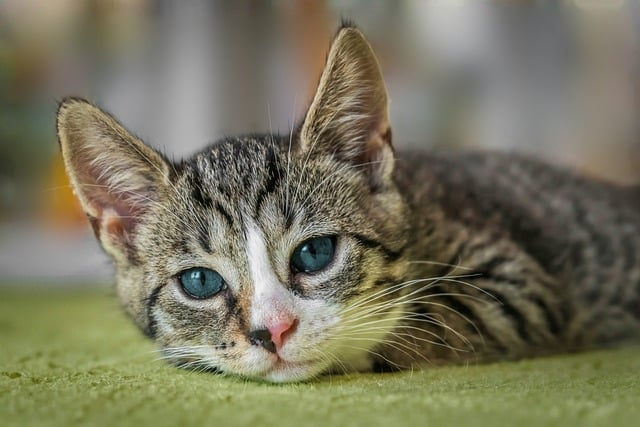
#> input picture european-shorthair-8601492_640.jpg, 640 x 427 px, found by its file name
$ python contour.py
#> lines starting #> are read from the running program, lines starting #| are printed output that depends on the picture; after the words box and inside, x2 and y2 are one past the last pixel; in counts of white or black regions, pixels touching at a corner belong together
#Countours are basically the boundaries of objects,the line or curve that joins the continuous points along the boundary of the object
#Mathematically countour and edges are 2 different things
#used in shape analysis annd object detection

import cv2 as cv


img= cv.imread("/Users/lakshmi/U_SECTION/ML/european-shorthair-8601492_640.jpg")
#> img is the input picture: shape (427, 640, 3); mean B, G, R 93.2, 116.1, 119.1
cv.imshow("Image",img)

gray=cv.cvtColor(img,cv.COLOR_BGR2GRAY)
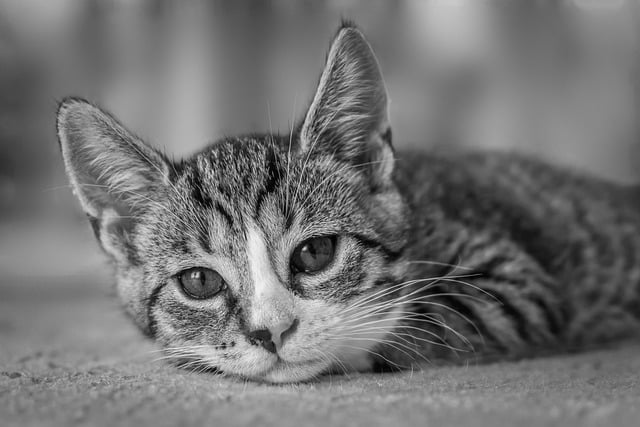
#> gray: shape (427, 640); min 0, max 249, mean 114.4
cv.imshow("Gray",gray)

blur=cv.GaussianBlur(gray,(5,5),cv.BORDER_DEFAULT)
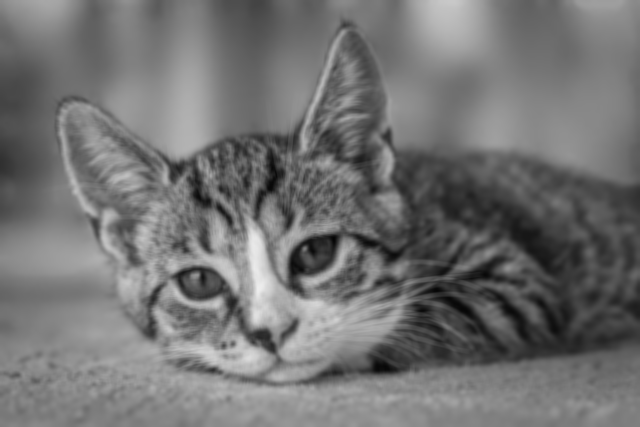
#> blur: shape (427, 640); min 4, max 237, mean 114.4
cv.imshow("Blur",blur)

canny=cv.Canny(blur,125,175)
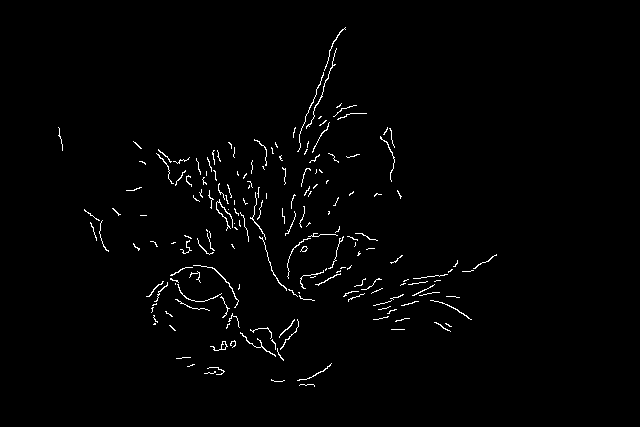
#> canny: shape (427, 640); 1.4% white in thin lines or dots, all inside (x1, y1, x2, y2) = (58, 27, 497, 387)
cv.imshow("Canny Edges",canny)

'''Find contour function which returns 2 values contours and hierarchy
cv.RETR_TREE-->>Hierarchical contours/cv.RETR_EXTERNAL-->>external contours
Contour approximation method cv.CHAIN_APPROX_NONE-->>does nothing returns all the contours, CHAIN_APPROX_SIMPLE--> COMPRESES ALL CONTOURS INTO SIMPLE ONES WHICH MAKE MORE SENSE
    Example: if we have a straight line, then none gives a list of all points on the line while simple takes all the points and compresses it into the end points only
cv.contour looks after the structuring element/edges of a found image and return to values the contours whichis a python list of all the contours found in the image
hierarchies is the hierarchical representation of contour
    Example: if we have a rectangle and a square inside it and a circle inside it then it is the hierarchy c.contour finds the contours'''


contours,hierarchy=cv.findContours(canny,cv.RETR_LIST,cv.CHAIN_APPROX_NONE)
#> contours = 184 contours, 177 with area under 20; largest, box (x1, y1, x2, y2) and area: (210, 341, 228, 351) 36, (221, 341, 227, 350) 28, (193, 265, 239, 308) 24, (300, 246, 308, 252) 22, (216, 199, 233, 231) 20, (240, 332, 276, 357) 20, (306, 48, 337, 129) 20
print(f'{len(contours)} contours found')
#| 184 contours found
'''Blurred images have less edges and thus less contours'''


'''Threshhold is another method to find contours where (threshhold value,mkax value)
This looks at an image and tries to binarise that image.Thus intensity of any pixel below 125 is set to 0,else it is set to white or 255'''
ret,thresh=cv.threshold(gray,125,255,cv.THRESH_BINARY)
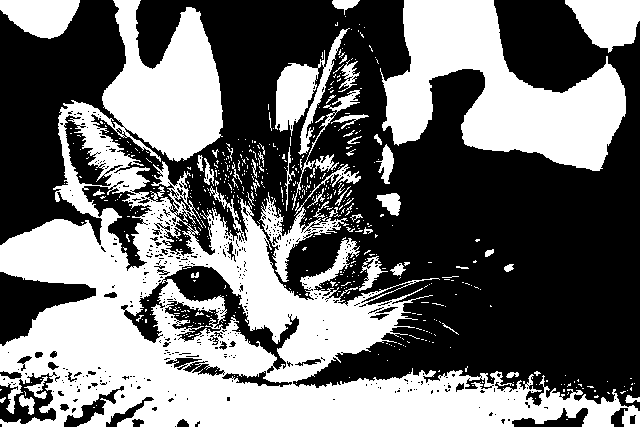
#> thresh: shape (427, 640); 43.2% white; 539 white regions (486 under 20 px)
cv.imshow("Threshhold",thresh)
ontours,hierarchy=cv.findContours(thresh,cv.RETR_LIST,cv.CHAIN_APPROX_NONE)
#> ontours = 1305 contours, 1201 with area under 20; largest, box (x1, y1, x2, y2) and area: (0, 0, 640, 427) 90306, (380, 0, 626, 171) 20854, (162, 265, 300, 371) 3438, (275, 28, 350, 155) 2647, (565, 0, 640, 53) 2580
print(f'{len(contours)} contours found using threshhold')
#| 184 contours found using threshhold

"We can visualize the image using the contours by drawing over the image "

import numpy as np
blank=np.zeros(img.shape,dtype='uint8')

#-1: for all contours, (0,0,255): colour, 2:thickness
cv.drawContours(blank,contours,-1,(0,0,255),2)
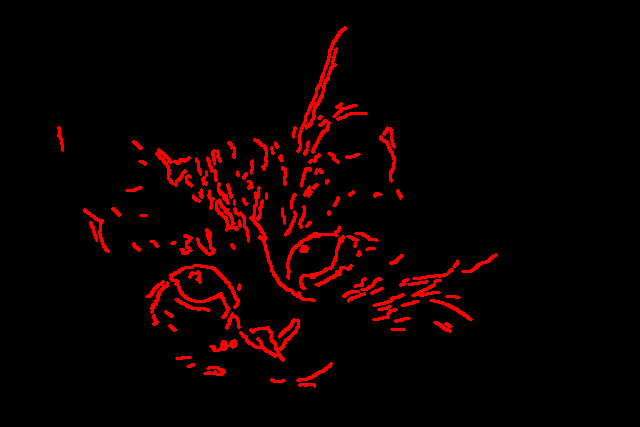
#> blank: shape (427, 640, 3); mean of channels 0, 1, 2 0, 0, 11.5; drawn as B, G, R
cv.imshow('Contours drawn',blank)

cv.waitKey(0)

$ run again, with group.jpeg copied over european-shorthair-8601492_640.jpg
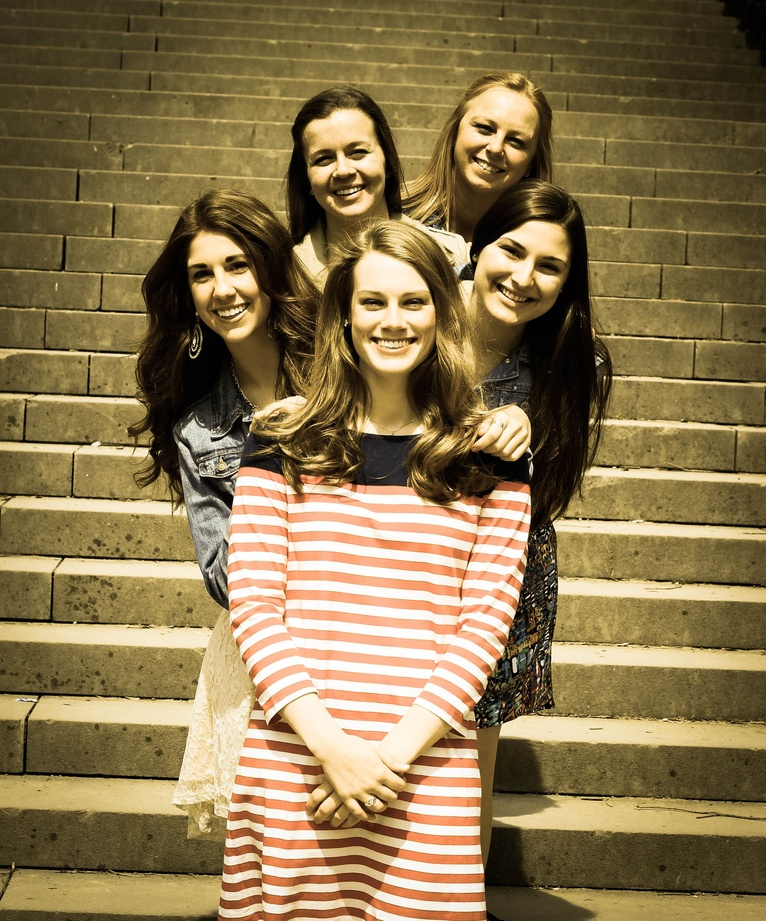
#> input picture group.jpeg, 766 x 921 px, shrunk from 2158 x 2596 before the run, found by its file name
#> img is the input picture: shape (921, 766, 3); mean B, G, R 79.4, 118.6, 139.1
#> `canny=cv.Canny(blur,125,175)`:
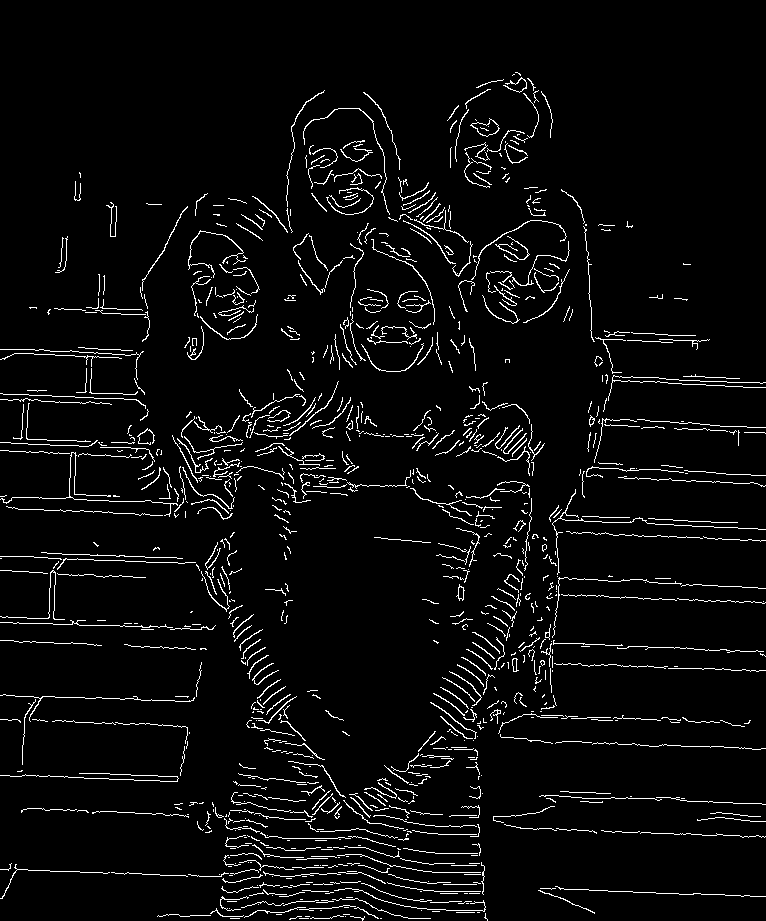
#> canny: shape (921, 766); 4.4% white in thin lines or dots
#> contours = 1056 contours, 1012 with area under 20; largest, box (x1, y1, x2, y2) and area: (470, 118, 500, 137) 264, (471, 119, 499, 137) 246, (456, 584, 465, 601) 64, (458, 586, 464, 600) 56, (512, 658, 519, 672) 48
#| 1056 contours found
#> thresh: shape (921, 766); 41.1% white; 1741 white regions (1615 under 20 px)
#> ontours = 3902 contours, 3622 with area under 20; largest, box (x1, y1, x2, y2) and area: (0, 393, 531, 921) 173515, (545, 376, 766, 713) 32084, (86, 56, 493, 229) 15114, (347, 176, 472, 374) 11407, (492, 794, 766, 837) 7228
#| 1056 contours found using threshhold
#> `cv.drawContours(blank,contours,-1,(0,0,255),2)`:
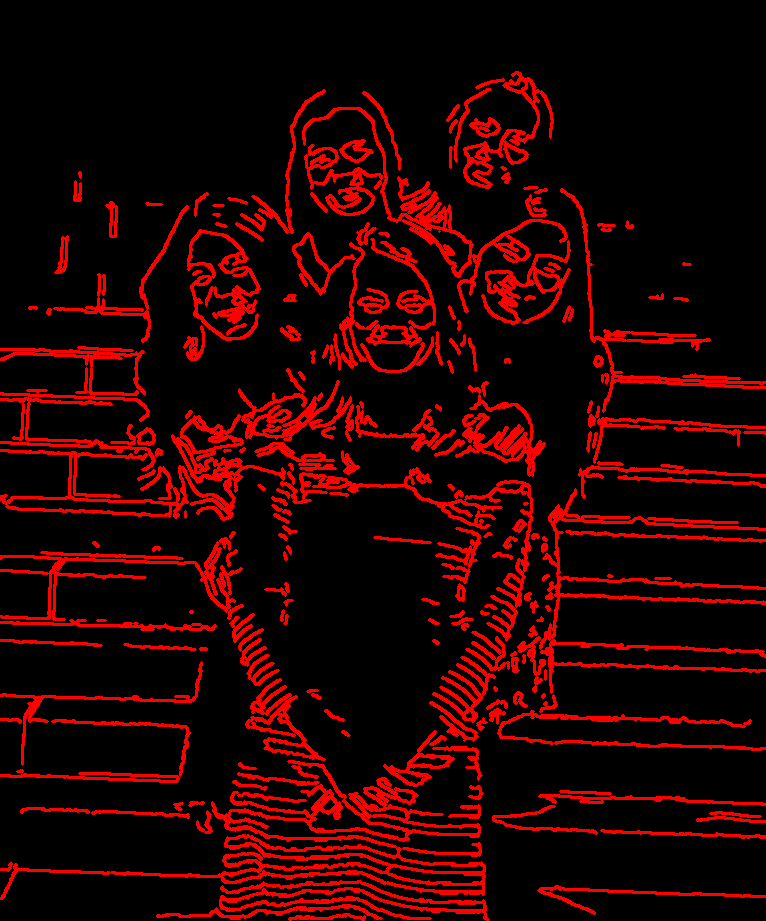
#> blank: shape (921, 766, 3); mean of channels 0, 1, 2 0, 0, 35.8; drawn as B, G, R

$ run again, with people.jpeg copied over european-shorthair-8601492_640.jpg
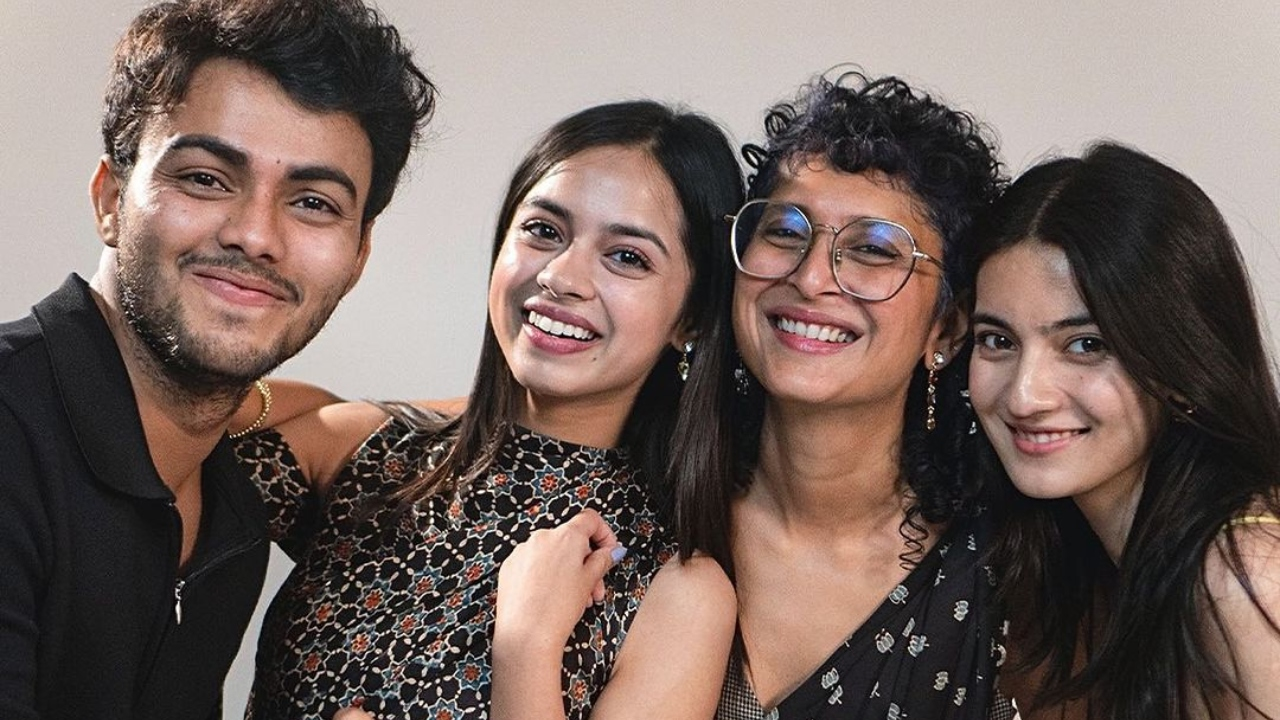
#> input picture people.jpeg, 1280 x 720 px, found by its file name
#> img is the input picture: shape (720, 1280, 3); mean B, G, R 93.6, 99.8, 116.7
#> `canny=cv.Canny(blur,125,175)`:
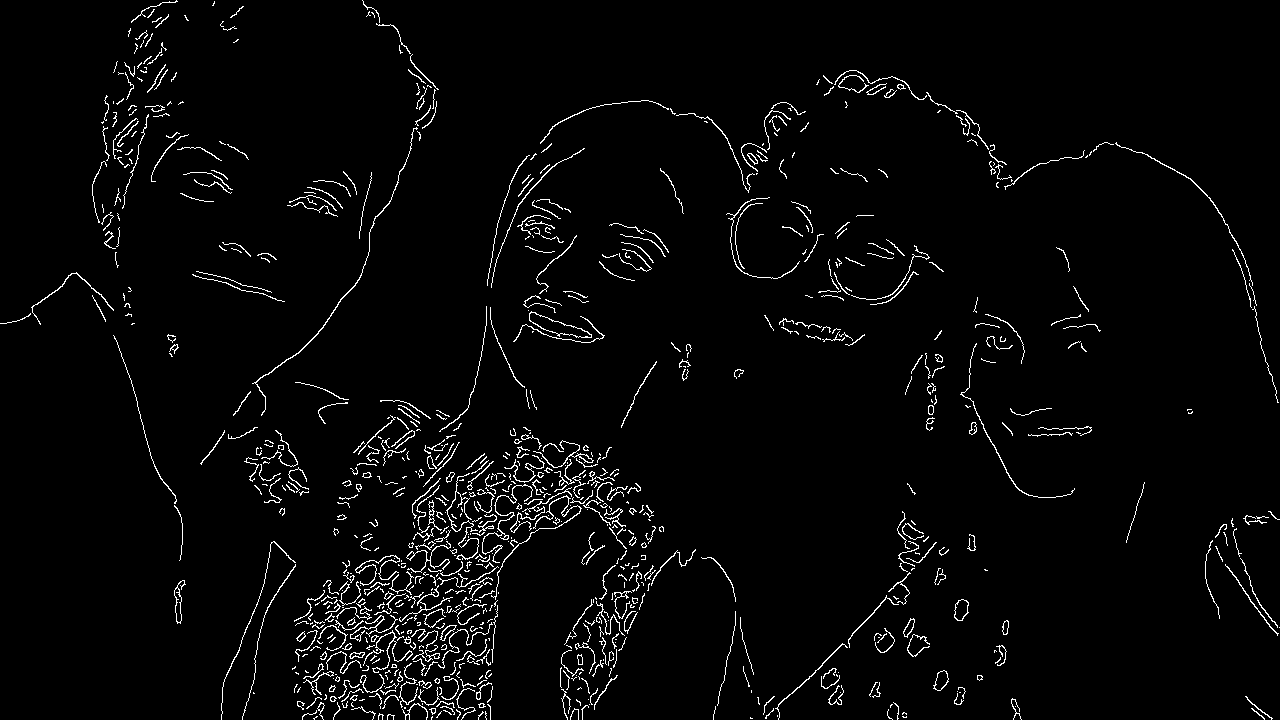
#> canny: shape (720, 1280); 2.9% white in thin lines or dots
#> contours = 915 contours, 786 with area under 20; largest, box (x1, y1, x2, y2) and area: (529, 311, 592, 338) 617, (529, 312, 592, 338) 579, (954, 599, 969, 621) 222, (954, 599, 969, 621) 204, (933, 670, 949, 691) 190
#| 915 contours found
#> thresh: shape (720, 1280); 42.1% white; 1385 white regions (1152 under 20 px)
#> ontours = 2000 contours, 1814 with area under 20; largest, box (x1, y1, x2, y2) and area: (256, 0, 1280, 455) 197186, (0, 0, 364, 361) 72238, (742, 504, 913, 706) 20212, (991, 247, 1141, 495) 16992, (483, 478, 627, 720) 15826
#| 915 contours found using threshhold
#> `cv.drawContours(blank,contours,-1,(0,0,255),2)`:
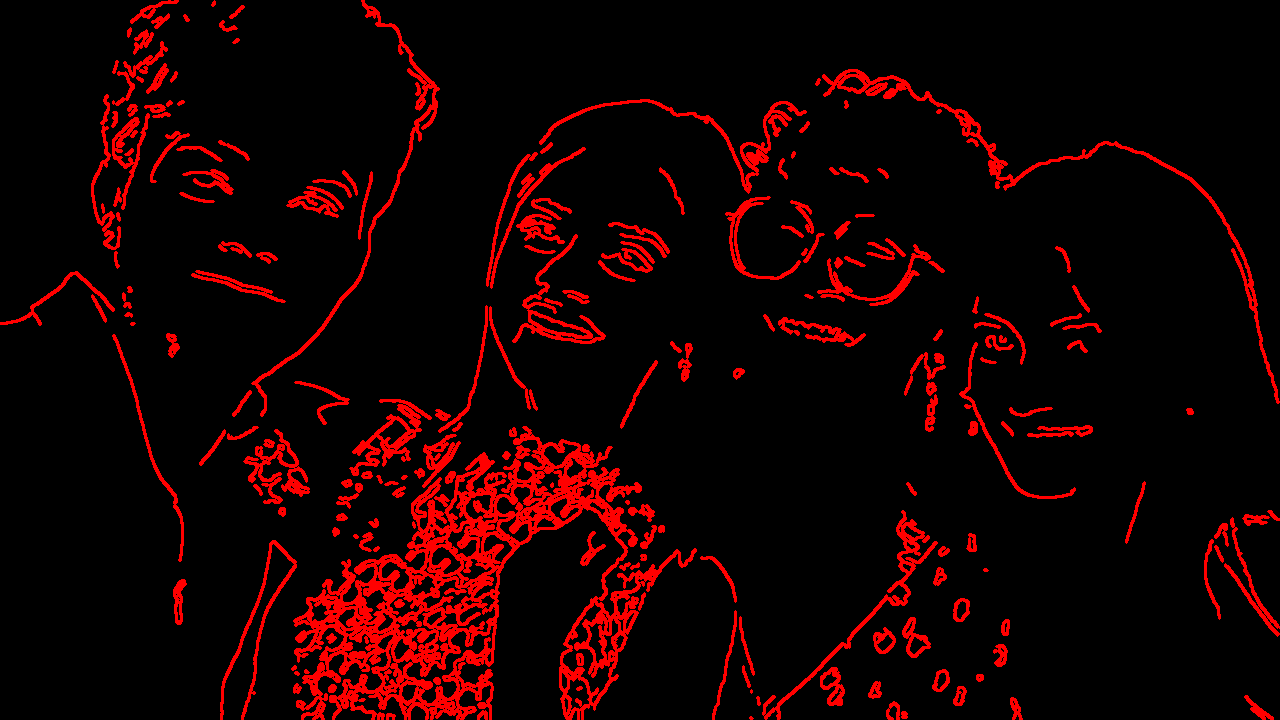
#> blank: shape (720, 1280, 3); mean of channels 0, 1, 2 0, 0, 23.8; drawn as B, G, R
